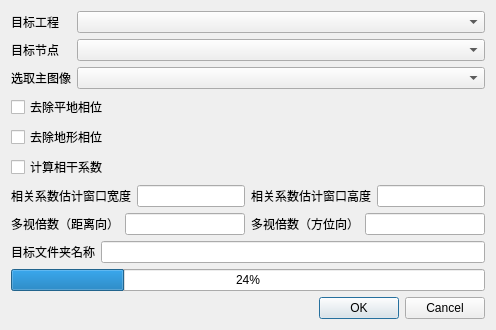
<?xml version="1.0" encoding="UTF-8"?>
<ui version="4.0">
 <class>InterferometricFormation</class>
 <widget class="QWidget" name="InterferometricFormation">
  <property name="geometry">
   <rect>
    <x>0</x>
    <y>0</y>
    <width>532</width>
    <height>343</height>
   </rect>
  </property>
  <property name="windowTitle">
   <string>干涉相位生成</string>
  </property>
  <property name="windowIcon">
   <iconset resource="../resources/SatExplorer.qrc">
    <normaloff>:/SatExplorer/icon/InSARapp.ico</normaloff>:/SatExplorer/icon/InSARapp.ico</iconset>
  </property>
  <layout class="QVBoxLayout" name="verticalLayout">
   <property name="sizeConstraint">
    <enum>QLayout::SetFixedSize</enum>
   </property>
   <item>
    <layout class="QFormLayout" name="formLayout">
     <item row="0" column="0">
      <widget class="QLabel" name="label">
       <property name="text">
        <string>目标工程</string>
       </property>
      </widget>
     </item>
     <item row="0" column="1">
      <widget class="QComboBox" name="comboBox"/>
     </item>
     <item row="1" column="0">
      <widget class="QLabel" name="label_2">
       <property name="text">
        <string>目标节点</string>
       </property>
      </widget>
     </item>
     <item row="1" column="1">
      <widget class="QComboBox" name="comboBox_2"/>
     </item>
     <item row="2" column="0">
      <widget class="QLabel" name="label_3">
       <property name="text">
        <string>选取主图像</string>
       </property>
      </widget>
     </item>
     <item row="2" column="1">
      <widget class="QComboBox" name="comboBox_3"/>
     </item>
    </layout>
   </item>
   <item>
    <widget class="QCheckBox" name="Isdeflat">
     <property name="text">
      <string>去除平地相位</string>
     </property>
    </widget>
   </item>
   <item>
    <widget class="QCheckBox" name="Istopo_removal">
     <property name="text">
      <string>去除地形相位</string>
     </property>
    </widget>
   </item>
   <item>
    <widget class="QCheckBox" name="iscoherence">
     <property name="text">
      <string>计算相干系数</string>
     </property>
    </widget>
   </item>
   <item>
    <layout class="QHBoxLayout" name="horizontalLayout_2">
     <property name="sizeConstraint">
      <enum>QLayout::SetDefaultConstraint</enum>
     </property>
     <item>
      <widget class="QLabel" name="win_w_label">
       <property name="text">
        <string>相关系数估计窗口宽度</string>
       </property>
      </widget>
     </item>
     <item>
      <widget class="QLineEdit" name="win_w"/>
     </item>
     <item>
      <widget class="QLabel" name="win_h_label">
       <property name="text">
        <string>相关系数估计窗口高度</string>
       </property>
      </widget>
     </item>
     <item>
      <widget class="QLineEdit" name="win_h"/>
     </item>
    </layout>
   </item>
   <item>
    <layout class="QHBoxLayout" name="horizontalLayout">
     <item>
      <widget class="QLabel" name="label_5">
       <property name="text">
        <string>多视倍数（距离向）</string>
       </property>
      </widget>
     </item>
     <item>
      <widget class="QLineEdit" name="multilook_rg"/>
     </item>
     <item>
      <widget class="QLabel" name="label_6">
       <property name="text">
        <string>多视倍数（方位向）</string>
       </property>
      </widget>
     </item>
     <item>
      <widget class="QLineEdit" name="multilook_az"/>
     </item>
    </layout>
   </item>
   <item>
    <layout class="QHBoxLayout" name="horizontalLayout_3">
     <item>
      <widget class="QLabel" name="label_4">
       <property name="text">
        <string>目标文件夹名称</string>
       </property>
      </widget>
     </item>
     <item>
      <widget class="QLineEdit" name="file_name"/>
     </item>
    </layout>
   </item>
   <item>
    <widget class="QProgressBar" name="progressBar">
     <property name="value">
      <number>24</number>
     </property>
    </widget>
   </item>
   <item>
    <widget class="QDialogButtonBox" name="buttonBox">
     <property name="standardButtons">
      <set>QDialogButtonBox::Cancel|QDialogButtonBox::Ok</set>
     </property>
    </widget>
   </item>
  </layout>
 </widget>
 <resources>
  <include location="../resources/SatExplorer.qrc"/>
 </resources>
 <connections/>
</ui>
